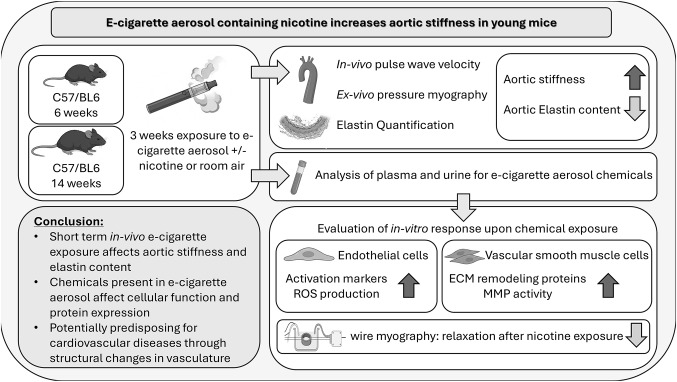
#> input picture data/clean/PMC13342398_12012_2026_10156_Figa_HTML.jpg, 677 x 382 px; its folder holds only this picture in this run
$ python -i consistency_checker.py   (imports and definitions only)
#> lines starting #> are read from the running program, lines starting #| are printed output that depends on the picture; after the words box and inside, x2 and y2 are one past the last pixel; in counts of white or black regions, pixels touching at a corner belong together
### src/utils/image_io.py
"""Image and mask I/O helpers used across all ScholarGuard stages.

Conventions:
  * Images are BGR uint8 arrays (OpenCV convention).
  * Masks are single-channel uint8 arrays with values {0, 255}.
  * A ground-truth mask for ``figure.png`` lives next to it as
    ``figure_mask.png`` (Stage 1 output convention).
"""

from __future__ import annotations

import os
from collections.abc import Iterator

import cv2
import numpy as np

IMAGE_EXTENSIONS = {".png", ".jpg", ".jpeg", ".bmp", ".tif", ".tiff", ".webp"}
MASK_SUFFIXES = ("_mask", "_gt")  # recognised ground-truth naming suffixes


def imread_unicode(path: str, flag: int = cv2.IMREAD_COLOR) -> np.ndarray | None:
    """``cv2.imread`` that survives non-ASCII paths. None if unreadable.

    ``cv2.imread`` passes the filename to the C++ layer as bytes in the system
    locale encoding, so on Windows it silently returns None for any path
    containing a character outside the active code page. That is not exotic
    here: inputs are user-uploaded PDFs and PMC filenames, and the project's
    primary environment is Windows. Reading the bytes ourselves and decoding
    from memory sidesteps the filename entirely.
    """
#> called with flag = 0
    try:
        buffer = np.fromfile(path, dtype=np.uint8)
    except OSError:
        return None
    if buffer.size == 0:
        return None
    return cv2.imdecode(buffer, flag)
#> returned value is the input picture: shape (382, 677); min 0, max 255, mean 225.6


# [11 lines left out: function imwrite_unicode, not called in this run]


def load_image(path: str, grayscale: bool = False) -> np.ndarray:
    """Load an image as BGR (or grayscale) uint8. Raises on failure."""
    flag = cv2.IMREAD_GRAYSCALE if grayscale else cv2.IMREAD_COLOR
    image = imread_unicode(path, flag)
    if image is None:
        raise FileNotFoundError(f"could not read image: {path}")
    return image


# [73 lines left out: functions save_image, load_mask, save_mask, is_mask_file, find_ground_truth_mask, list_images and 1 more, not called in this run]

### src/nlp/consistency_checker.py
"""Check whether a figure's written claims match what the figure shows.

Compares the structured claims from :mod:`src.nlp.claim_extractor` against:

  (a) **Visual heuristics** — an *approximate* count of distinct visual
      elements (lanes / bands / blobs) via classical CV. This is deliberately
      coarse: it is a screening signal to flag figures for human review, NOT a
      precise measurement. It is the weakest link in the pipeline (see README)
      and never on its own "proves" a mismatch.

  (b) **Prior detector flags** — if Stage 2/3/4 already flagged the figure,
      those flags are surfaced as *context* next to the text check, but they
      are NOT folded into this detector's confidence: the risk scorer already
      scores them, and scoring them here too double-counted the evidence.

  (c) **Vision-model observations** (optional) — structured panel/lane counts
      from the multimodal Claude call, which are far more reliable than the
      classical-CV heuristic and take priority over it when available.

``check_consistency`` returns ``{"consistent", "mismatches", "confidence"}``.
"""

from __future__ import annotations

import cv2
import numpy as np

from src.utils.image_io import load_image

# A claimed vs. observed panel count is only flagged when they differ by more
# than this fraction — the heuristic count is noisy, so we require a clear gap.
PANEL_COUNT_TOLERANCE = 0.5   # e.g. claim 12, observe <6 or >18 -> flag
MIN_ELEMENTS_FOR_CHECK = 2    # too few detected -> heuristic unreliable, skip


def count_visual_elements(image_path: str) -> dict:
    """Approximate the number of distinct visual elements in a figure.

    Two coarse, classical-CV estimates (documented as approximate):

    * ``blob_count`` — connected dark components after Otsu threshold +
      morphology (bands, spots, blobs).
    * ``lane_count`` — peaks in the vertical intensity projection (lanes in a
      gel/blot are regularly-spaced dark columns).

    Returns both plus a ``best_estimate`` (the larger of the two, since a lane
    usually contains at least one band). These are screening numbers only.
    """
    image = load_image(image_path, grayscale=True)
    h, w = image.shape
#> h = 382; w = 677

    # --- blob count: dark connected components -----------------------------
    blur = cv2.GaussianBlur(image, (3, 3), 0)
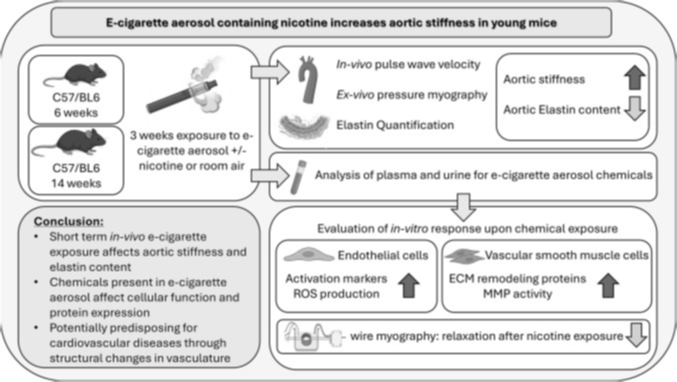
#> blur: shape (382, 677); min 32, max 255, mean 225.5
    _, binary = cv2.threshold(blur, 0, 255,
                              cv2.THRESH_BINARY_INV + cv2.THRESH_OTSU)
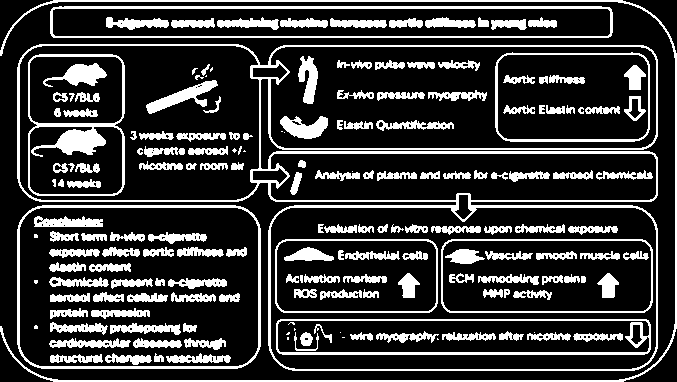
#> binary: shape (382, 677); 22.2% white; 181 white regions (20 under 20 px), largest, box (x1, y1, x2, y2) and area: (17, 44, 658, 371) 8919, (0, 0, 677, 382) 3584, (50, 6, 613, 38) 2935
    kernel = cv2.getStructuringElement(cv2.MORPH_ELLIPSE, (3, 3))
    binary = cv2.morphologyEx(binary, cv2.MORPH_OPEN, kernel)
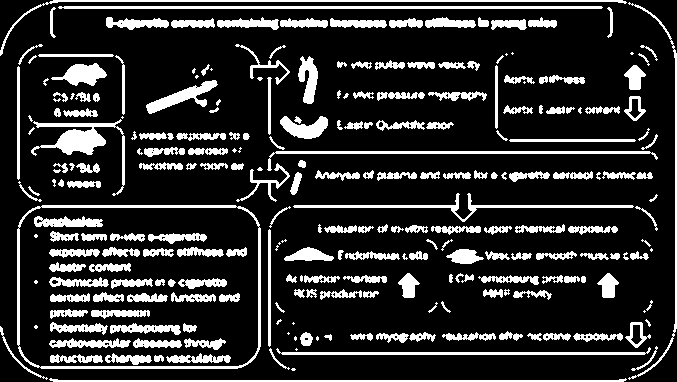
#> binary: shape (382, 677); 18% white; 251 white regions (38 under 20 px), largest, box (x1, y1, x2, y2) and area: (17, 205, 261, 369) 2194, (58, 6, 603, 9) 1627, (31, 119, 125, 196) 1550
    n_labels, _, stats, _ = cv2.connectedComponentsWithStats(binary, connectivity=8)
#> n_labels = 252; stats = 252 rows, first 6: [0, 0, 677, 382, 212169], [0, 0, 627, 56, 1336], [628, 2, 49, 378, 874], [50, 7, 6, 31, 94], [58, 6, 545, 3, 1627], [607, 7, 6, 31, 92]
    min_area = max(20, (h * w) // 2000)  # ignore speckle
#> min_area = 129
    blob_count = int(sum(1 for i in range(1, n_labels)
                         if stats[i, cv2.CC_STAT_AREA] >= min_area))
#> blob_count = 113

    # --- lane count: peaks in the column intensity projection --------------
    # Dark lanes -> low mean intensity columns. Invert so lanes are peaks, then
    # smooth heavily so per-pixel sensor noise doesn't create spurious peaks.
    col_profile = (255.0 - image.mean(axis=0)).astype(np.float32)
#> col_profile = 677 values, max 138.2 at index 18, min 0.401 at index 0, mean 29.4
    sigma = max(2.0, w / 80.0)
#> sigma = 8.46
    col_profile = cv2.GaussianBlur(col_profile.reshape(1, -1), (0, 0),
                                   sigmaX=sigma).ravel()
#> col_profile = 677 values, max 56.75 at index 81, min 12.6 at index 0, mean 29.42
    lane_count = _count_peaks(col_profile, min_separation=max(8, w // 30))

    # best_estimate: the two heuristics measure the same thing (distinct dark
    # elements) different ways. When they roughly agree, average; when they
    # diverge, trust the connected-component count (blob_count) — the lane
    # projection is the noisier of the two. Never take a blind max, which would
    # let a spurious lane peak mask a real "fewer elements than claimed" gap.
    if max(blob_count, lane_count) <= 1:
        best = max(blob_count, lane_count)
    elif abs(blob_count - lane_count) <= 0.5 * max(blob_count, lane_count):
        best = int(round((blob_count + lane_count) / 2))
    else:
        best = blob_count

    return {
        "blob_count": blob_count,
        "lane_count": lane_count,
        "best_estimate": int(best),
        "note": "approximate CV heuristic - for screening, not measurement",
    }


def _count_peaks(profile: np.ndarray, min_separation: int) -> int:
    """Count prominent local maxima in a 1-D profile (simple, robust)."""
#> called with profile = array of shape (677,), min_separation = 22
    if profile.size < 3:
        return 0
    threshold = profile.mean() + 0.5 * profile.std()
#> threshold = 33.37
    peaks = []
    for i in range(1, len(profile) - 1):
        if (profile[i] > threshold and profile[i] >= profile[i - 1]
                and profile[i] > profile[i + 1]):
            if not peaks or (i - peaks[-1]) >= min_separation:
                peaks.append(i)
#> after the loop, peaks = [81, 162, 196, 307]
    return len(peaks)


# [126 lines left out: function check_consistency, not called in this run]

>>> result = count_visual_elements('../../data/clean/PMC13342398_12012_2026_10156_Figa_HTML.jpg')
#> in count_visual_elements, `lane_count = _count_peaks(col_profile, min_separation=max(8, w // 30))`: lane_count = 4
#> in count_visual_elements, `best = blob_count`: best = 113
#> result = 4 items

$ run again, on data/clean/PMC13342470_CMDC-21-e70350-g007.jpg
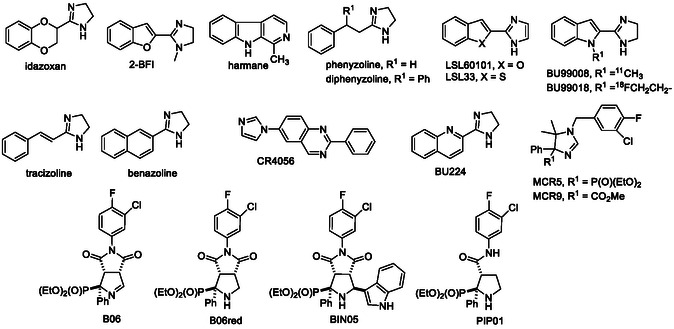
#> input picture data/clean/PMC13342470_CMDC-21-e70350-g007.jpg, 674 x 329 px
#> in imread_unicode, returned value is the input picture: shape (329, 674); min 0, max 255, mean 237.3
#> in count_visual_elements, `_, binary = cv2.threshold(blur, 0, 255, cv2.THRESH_BINARY_INV + cv2.TH..`:
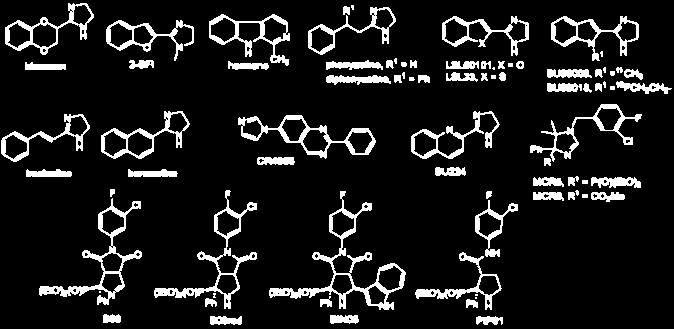
#> binary: shape (329, 674); 10.5% white; 81 white regions (12 under 20 px), largest, box (x1, y1, x2, y2) and area: (269, 191, 406, 310) 2065, (39, 198, 142, 305) 1512, (154, 190, 257, 309) 1444
#> in count_visual_elements, `binary = cv2.morphologyEx(binary, cv2.MORPH_OPEN, kernel)`:
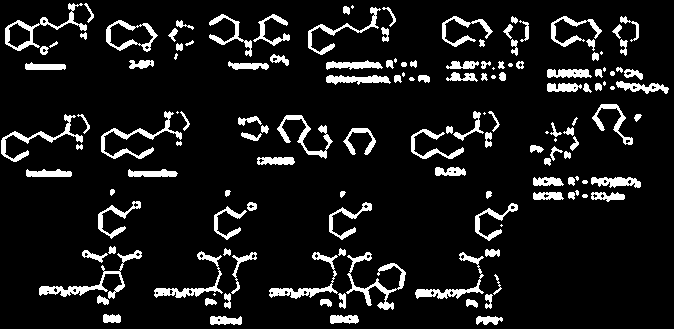
#> binary: shape (329, 674); 9.6% white; 145 white regions (20 under 20 px), largest, box (x1, y1, x2, y2) and area: (39, 250, 142, 299) 788, (346, 252, 406, 310) 774, (101, 111, 182, 159) 684
#> n_labels = 146; stats = 146 rows, first 6: [0, 0, 674, 329, 200398], [5, 3, 82, 48, 642], [84, 3, 10, 20, 59], [351, 5, 3, 4, 8], [343, 6, 7, 9, 49], [308, 7, 73, 48, 497]
#> blob_count = 51
#> in count_visual_elements, `col_profile = (255.0 - image.mean(axis=0)).astype(np.float32)`: col_profile = 674 values, max 51.54 at index 486, min 0.0152 at index 672, mean 17.68
#> in count_visual_elements, `col_profile = cv2.GaussianBlur(col_profile.reshape(1, -1), (0, 0), sig..`: col_profile = 674 values, max 32.11 at index 484, min 2.12 at index 673, mean 17.69
#> threshold = 20.93
#> after the loop in _count_peaks, `for i in range(1, len(profile) - 1):`: peaks = [113, 231, 342, 484, 562, 620]
#> lane_count = 6
#> best = 51
#> result = 4 items

$ run again, on data/clean/PMC13343060_rmdopen-12-3-g002.jpg
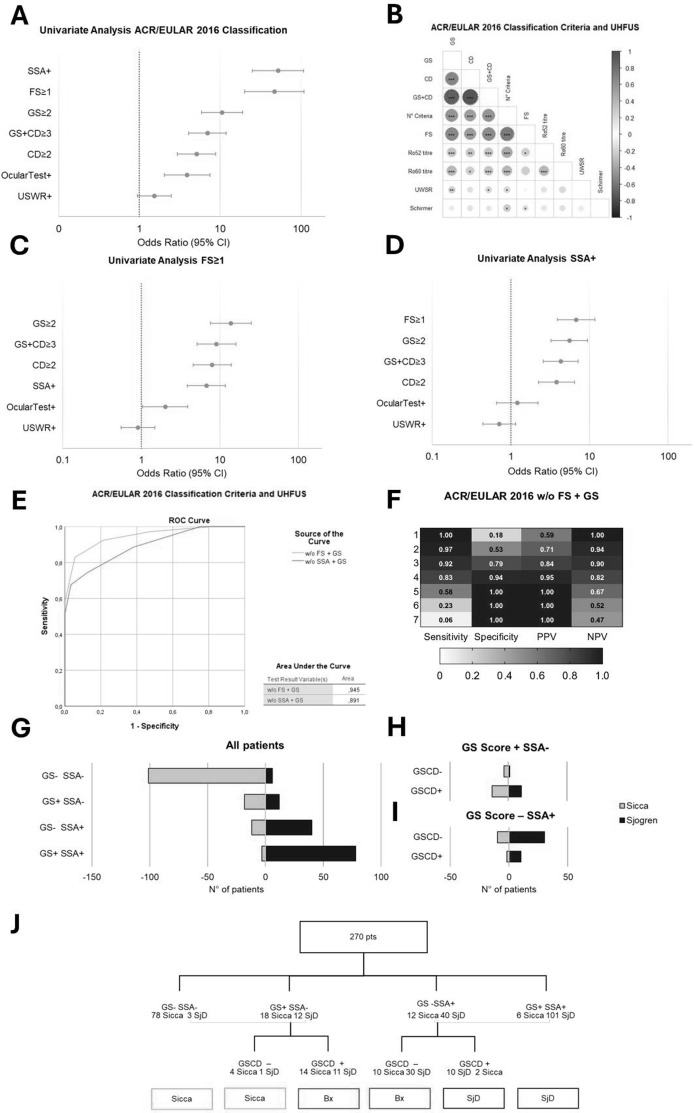
#> input picture data/clean/PMC13343060_rmdopen-12-3-g002.jpg, 695 x 1113 px
#> in imread_unicode, returned value is the input picture: shape (1113, 695); min 0, max 255, mean 242.7
#> in count_visual_elements, `_, binary = cv2.threshold(blur, 0, 255, cv2.THRESH_BINARY_INV + cv2.TH..`:
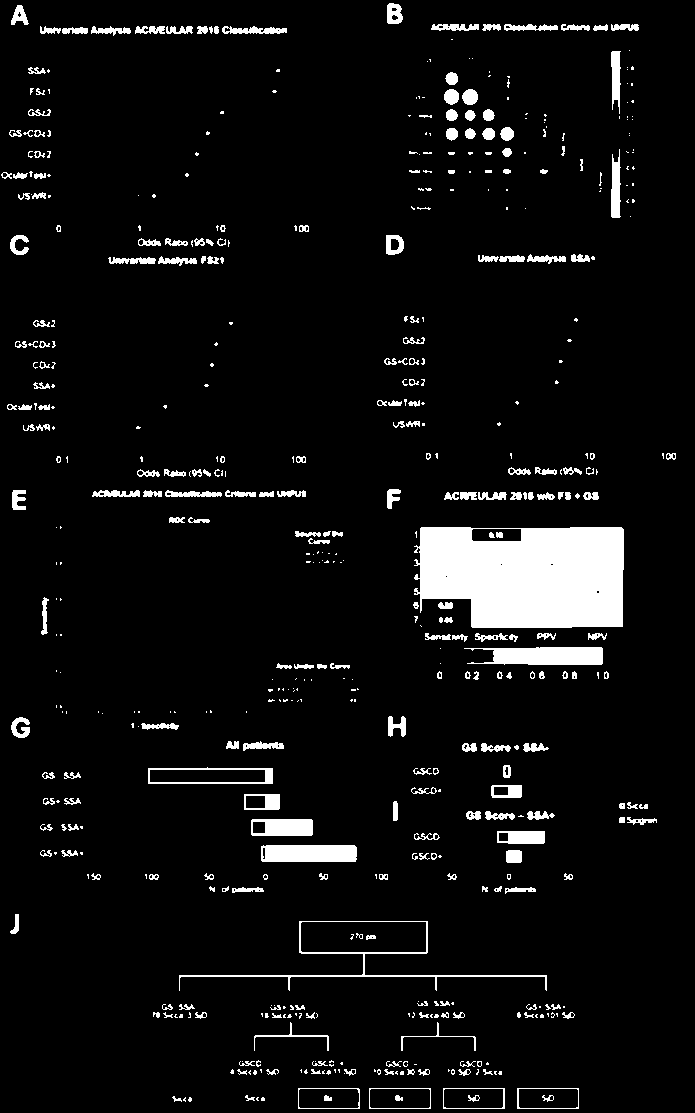
#> binary: shape (1113, 695); 6.2% white; 542 white regions (280 under 20 px), largest, box (x1, y1, x2, y2) and area: (414, 527, 624, 628) 18436, (464, 647, 603, 665) 1977, (261, 845, 357, 862) 1601
#> in count_visual_elements, `binary = cv2.morphologyEx(binary, cv2.MORPH_OPEN, kernel)`:
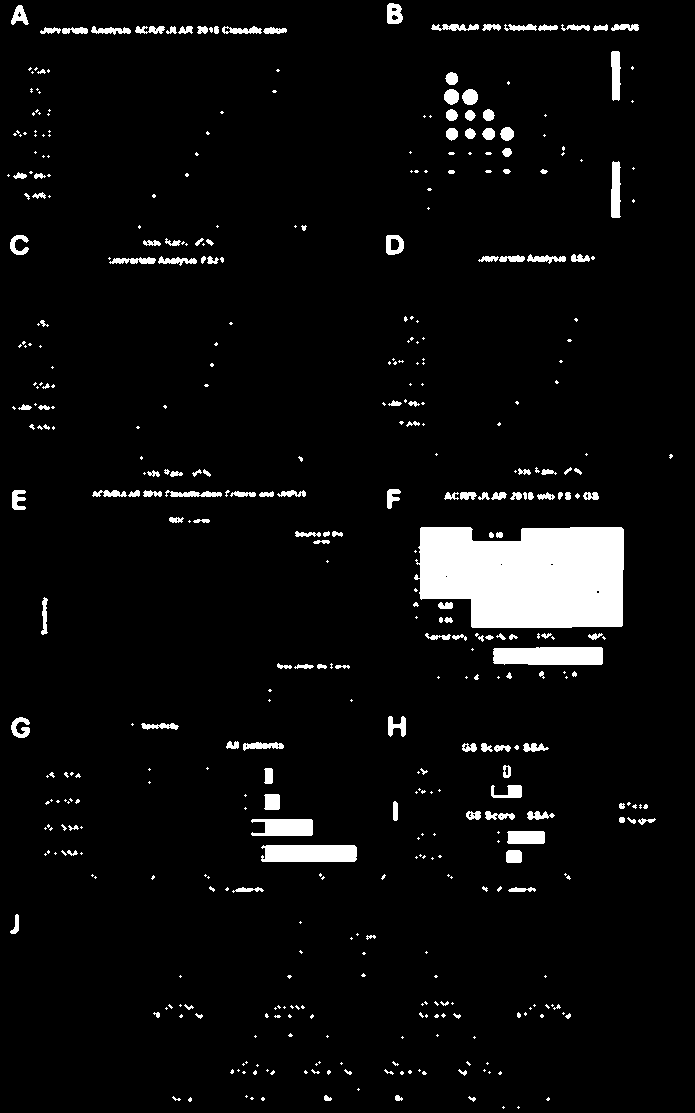
#> binary: shape (1113, 695); 5.1% white; 460 white regions (296 under 20 px), largest, box (x1, y1, x2, y2) and area: (414, 527, 624, 628) 18308, (493, 647, 603, 665) 1894, (261, 845, 357, 862) 1584
#> n_labels = 461; stats = 461 rows, first 6: [0, 0, 695, 1113, 733717], [387, 3, 16, 21, 256], [11, 5, 18, 20, 197], [431, 24, 48, 7, 222], [482, 24, 19, 7, 92], [504, 24, 33, 7, 151]
#> blob_count = 7
#> in count_visual_elements, `col_profile = (255.0 - image.mean(axis=0)).astype(np.float32)`: col_profile = 695 values, max 45.64 at index 510, min 0.0027 at index 693, mean 12.31
#> in count_visual_elements, `col_profile = cv2.GaussianBlur(col_profile.reshape(1, -1), (0, 0), sig..`: col_profile = 695 values, max 32.39 at index 513, min 0.0708 at index 694, mean 12.31
#> threshold = 16.85
#> after the loop in _count_peaks, `for i in range(1, len(profile) - 1):`: peaks = [513, 611]
#> lane_count = 2
#> best = 7
#> result = 4 items

$ run again, on data/clean/PMC13343060_rmdopen-12-3-g004.jpg
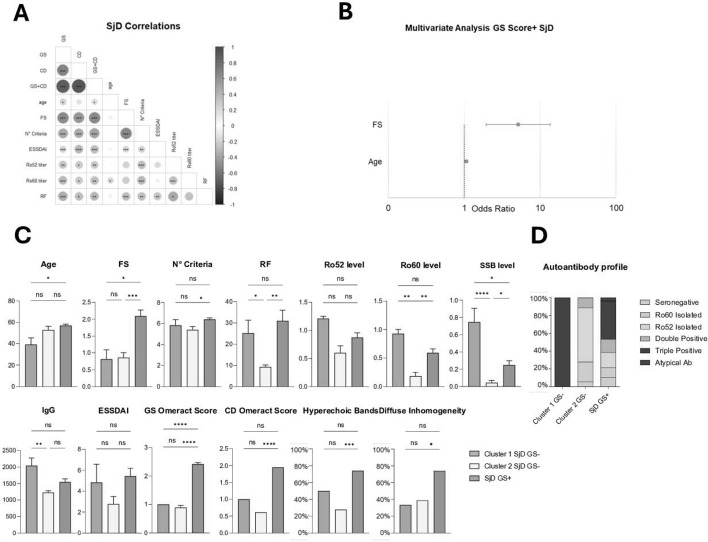
#> input picture data/clean/PMC13343060_rmdopen-12-3-g004.jpg, 708 x 542 px
#> in imread_unicode, returned value is the input picture: shape (542, 708); min 0, max 255, mean 241.9
#> in count_visual_elements, `_, binary = cv2.threshold(blur, 0, 255, cv2.THRESH_BINARY_INV + cv2.TH..`:
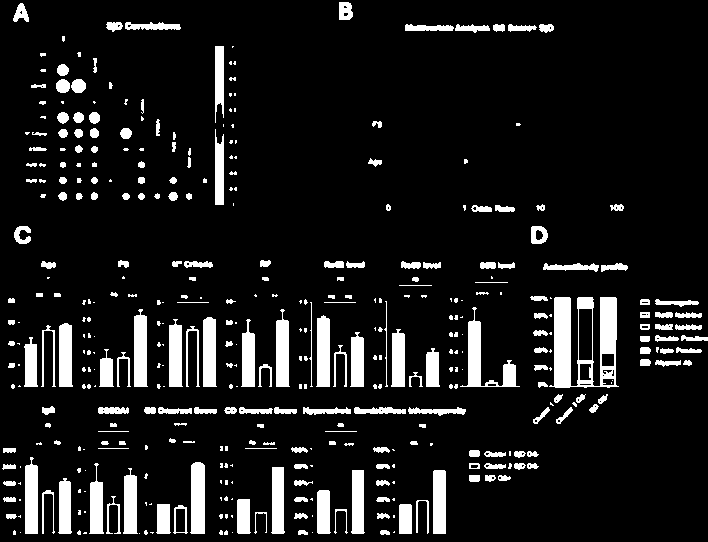
#> binary: shape (542, 708); 10.4% white; 411 white regions (182 under 20 px), largest, box (x1, y1, x2, y2) and area: (549, 297, 619, 388) 3372, (460, 307, 520, 387) 1271, (190, 462, 205, 534) 995
#> in count_visual_elements, `binary = cv2.morphologyEx(binary, cv2.MORPH_OPEN, kernel)`:
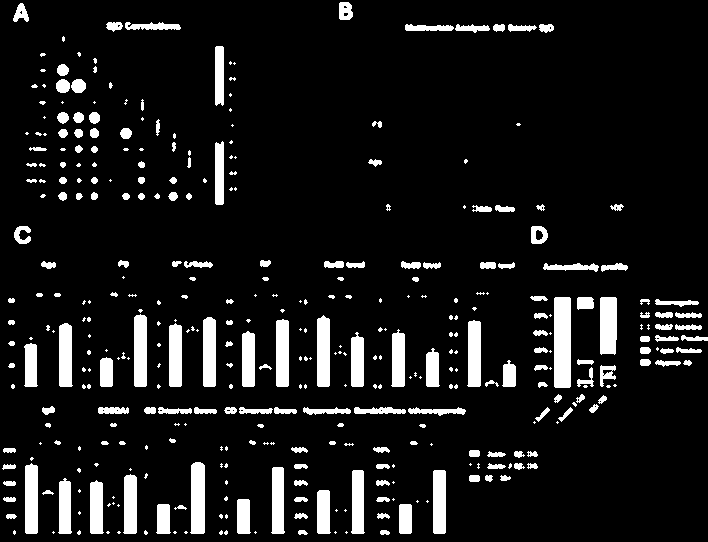
#> binary: shape (542, 708); 9.4% white; 383 white regions (183 under 20 px), largest, box (x1, y1, x2, y2) and area: (554, 297, 571, 388) 1543, (190, 462, 205, 534) 994, (600, 297, 617, 355) 955
#> n_labels = 384; stats = 384 rows, first 6: [0, 0, 708, 542, 347623], [13, 3, 16, 19, 177], [339, 2, 14, 18, 210], [106, 22, 17, 10, 119], [125, 22, 56, 8, 316], [405, 24, 49, 7, 266]
#> blob_count = 40
#> in count_visual_elements, `col_profile = (255.0 - image.mean(axis=0)).astype(np.float32)`: col_profile = 708 values, max 51.22 at index 215, min 0.0185 at index 631, mean 13.08
#> in count_visual_elements, `col_profile = cv2.GaussianBlur(col_profile.reshape(1, -1), (0, 0), sig..`: col_profile = 708 values, max 24.38 at index 64, min 2.5 at index 707, mean 13.08
#> threshold = 15.67
#> after the loop in _count_peaks, `for i in range(1, len(profile) - 1):`: peaks = [31, 64, 96, 134, 176, 214, 279, 325, 354, 561, 607]
#> lane_count = 11
#> best = 40
#> result = 4 items
